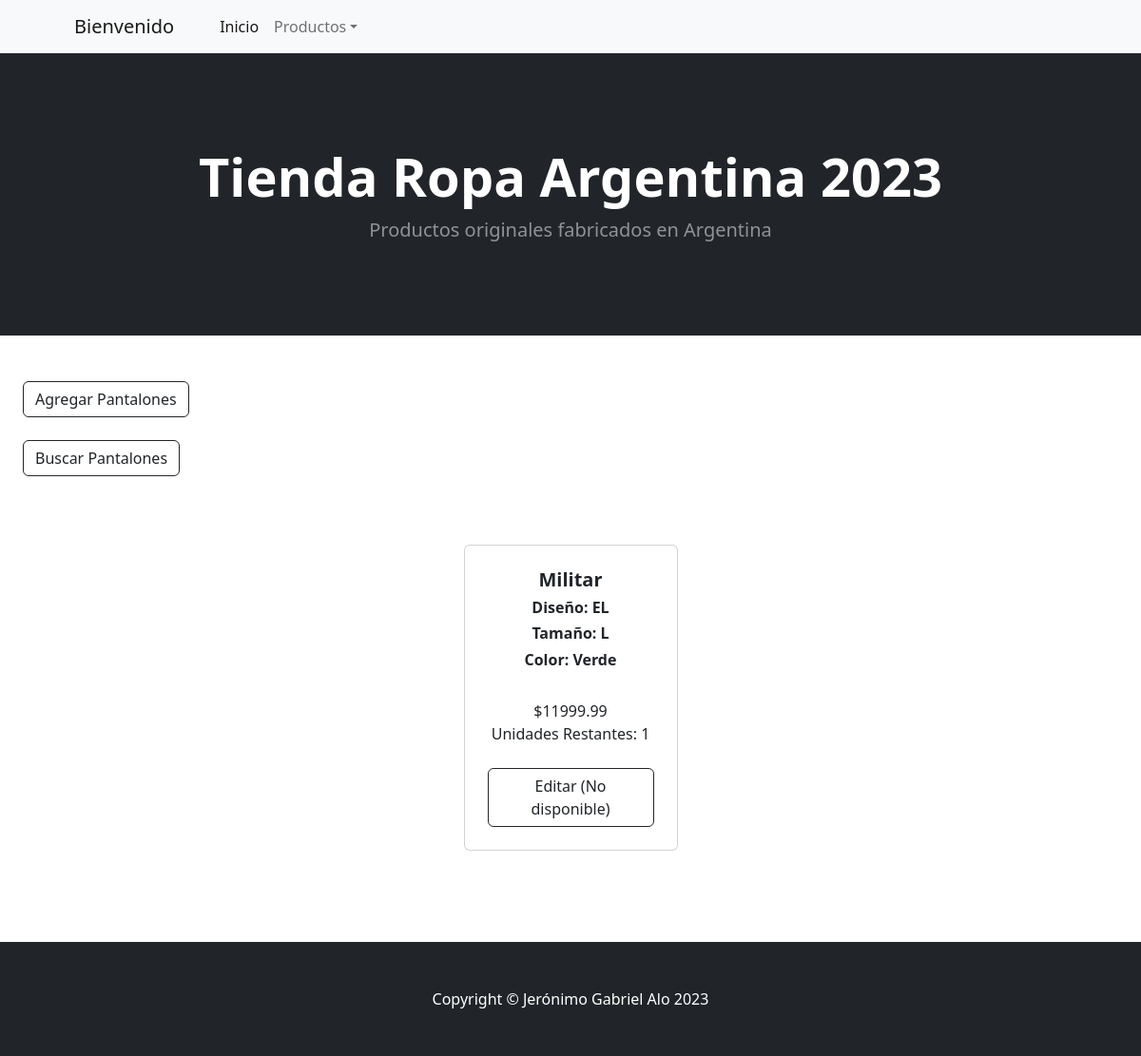
Screenshot of /pantalones with the database file from the repository.
### AppPreEntreg3/models.py (models this page shows, shortened)
class ProdPantalon (models.Model):
    nombre = models.CharField(max_length=30)
    tamaño = models.CharField(max_length=3)
    color = models.CharField(max_length=10)
    diseño = models.CharField(max_length=20, choices=choicesPant, default=CARGO)
    precio = models.FloatField()
    stock = models.IntegerField()

### AppPreEntreg3/views.py (the view)
# urls.py: path('pantalones', views.pantalones, name="Pantalones"),
def pantalones(request):
    pantalones = ProdPantalon.objects.all() # trae todos los pantalones.
    contexto= {"pantalones": pantalones}
    return render(request, 'AppPreEntreg3/pantalones.html', contexto)

### AppPreEntreg3/templates/AppPreEntreg3/pantalones.html
{% extends "AppPreEntreg3/padre.html" %}
{% load static %}
{% block BloqueCambiante %}
    <div class="card-footer p-4 pt-0 border-top-0 bg-transparent">
        <a class="btn btn-outline-dark mt-auto" href="{% url 'pantalonesForm' %}">Agregar Pantalones</a>
    </div>
    <div class="card-footer p-4 pt-0 border-top-0 bg-transparent">
        <a class="btn btn-outline-dark mt-auto" href="{% url 'BusquedaPantalon' %}">Buscar Pantalones</a>
    </div>
    {% for p in pantalones %}
        <section class="py-0">
            <div class="container px-4 px-lg-5 mt-5">
                <div class="row gx-4 gx-lg-5 row-cols-2 row-cols-md-3 row-cols-xl-4 justify-content-center">
                    <div class="col mb-5">
                        <div class="card h-100">
                            <div class="card-body p-4">
                                <div class="text-center">
                                    <h5 class="fw-bolder">{{p.nombre}}</h5>
                                    <h6 class="fw-semibold">Diseño: {{p.diseño}}</h6>
                                    <h6 class="fw-semibold">Tamaño: {{p.tamaño}}</h6>
                                    <h6 class="fw-semibold">Color: {{p.color}}</h6> <br>
                                    ${{p.precio}} <br>
                                    Unidades Restantes: {{p.stock}}
                                </div>
                            </div>
                            <div class="card-footer p-4 pt-0 border-top-0 bg-transparent">
                                <div class="text-center"><a class="btn btn-outline-dark mt-auto" href="#">Editar (No disponible)</a></div>
                            </div>
                        </div>
                    </div>
                </div>
            </div>
        </section>
    {% endfor %}
{% endblock %}

### rows the page displays
ProdPantalon: nombre "Militar", diseño "EL", tamaño "L", color "Verde", precio "11999.99", stock "1"
